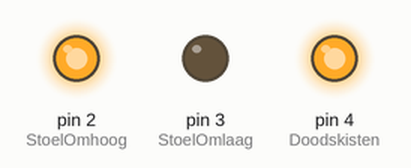
This sketch was run on a simulated Arduino Uno, built with avr-gcc and run on an emulated ATmega328P. On the bench: output pins drawn as LEDs (lit = HIGH).

Above: at 0.1 s.
At 60.1 s:
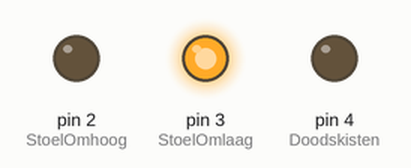
At 85.1 s:
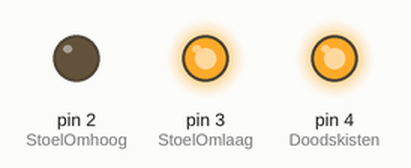
At 120.1 s:
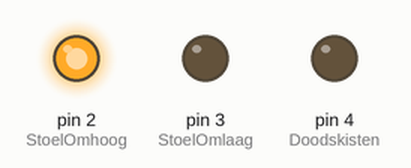
Timing chart, 0 to 126.5 s (numbered marks = the images above):
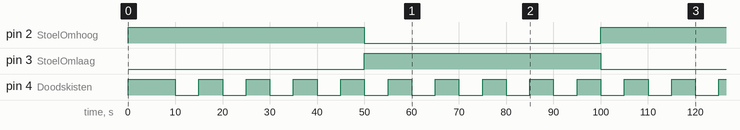

The sketch:

WannesEnArno.ino
```cpp
const byte StoelOmhoog = 2; //pin 2
const byte StoelOmlaag = 3; //pin 3
const byte Doodskisten = 4; //pin 4

const long doodskistTijd = 5000; //5000 miliseconden
const long stoelTijd = 50000; //50000 miliseconden

const byte aantalTijden = 3;

bool doodskistState = true;
bool stoelState = true;
unsigned long time[aantalTijden] = {};

void setup() {
  pinMode(StoelOmhoog, OUTPUT);
  pinMode(StoelOmlaag, OUTPUT);
  pinMode(Doodskisten, OUTPUT);
  for(byte i=0; i<aantalTijden; i++){
    time[i] = millis();
  }
  digitalWrite(Doodskisten, doodskistState);
  digitalWrite(StoelOmhoog, stoelState);
  digitalWrite(StoelOmlaag, !stoelState);
}

void loop() {
  if(Time(1)>doodskistTijd){ // om de 5 seconden
    digitalWrite(Doodskisten, doodskistState);
    doodskistState = !doodskistState;
    time[1] = millis();
  }

  if(Time(2)>stoelTijd){ //om de 50 seconden
    digitalWrite(StoelOmlaag, stoelState);
    digitalWrite(StoelOmhoog, !stoelState);
    stoelState = !stoelState;
    time[2] = millis();
  }
}

unsigned long Time(byte i){
  return millis() - time[i];
}
```

Measured:
- by itself, pin 2 (StoelOmhoog): HIGH → LOW at 50.0 s, → HIGH 50.0 s later
- by itself, pin 3 (StoelOmlaag): LOW → HIGH at 50.0 s, → LOW 50.0 s later
- by itself, pin 4 (Doodskisten): alternates HIGH for 5.0 s and LOW for 5.0 s
